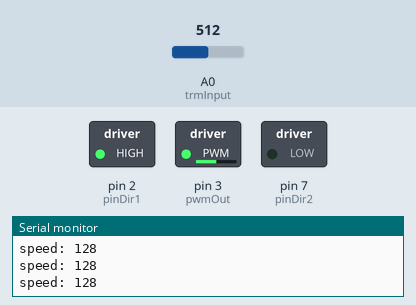
The sketch below on a simulated Arduino Uno, built with avr-gcc and run on an emulated ATmega328P. Parts: switched loads named in the sketch (green lamp = pin HIGH), the last lines printed to the serial monitor. The test bench sets the inputs (shaded band); at power-on: A0 (trmInput) = 512.

Above: at 1.2 s.
1.3 s: A0 (trmInput) set to 42
At 2.5 s:
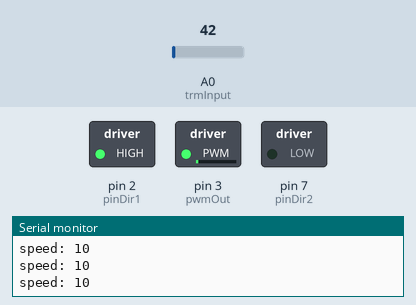
2.8 s: A0 (trmInput) set to 37
At 3.5 s:
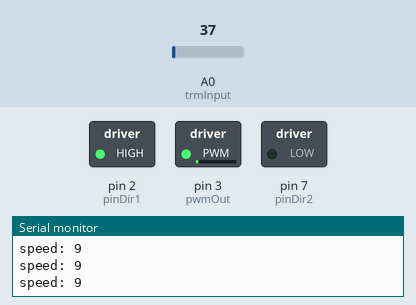
5.8 s: A0 (trmInput) set to 716
At 6.1 s:
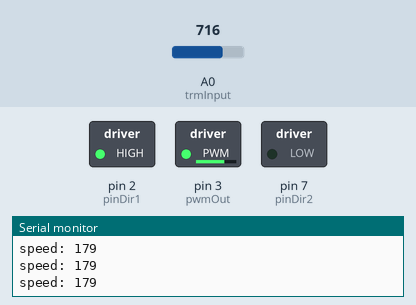
7.3 s: A0 (trmInput) set to 412
At 8.4 s:
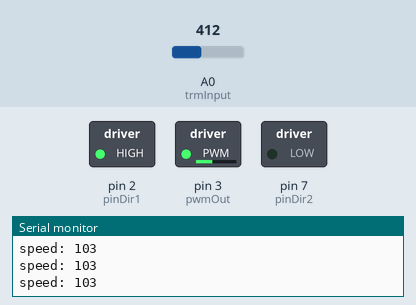
10.3 s: A0 (trmInput) set to 387
At 11.6 s:
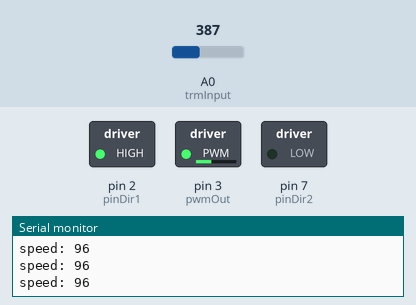
13.3 s: A0 (trmInput) set to 0
At 13.8 s:
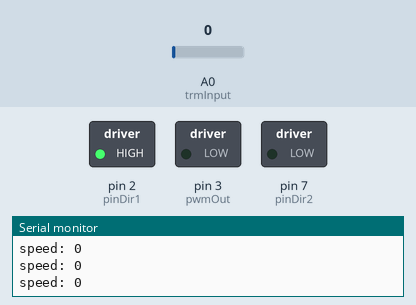
Timing chart, 0 to 15.8 s (numbered marks = the images above; inputs shaded):
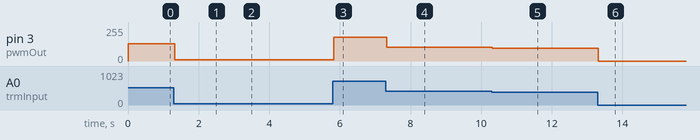

The sketch:

1_motore_ponte_H.ino
```cpp
//controllo un motore RS445 24 V 75 W
/**
in questa versione la direzione del motore è sempre la stessa e per variare
la velocità di rotazione uso in input un trimmer che pilota
un'uscita PWM. Per fermare il motore si usa sempre il trimmer.
*/

//pin per gestire il senso di rotazione
const int pinDir1 = 2;
const int pinDir2 = 7;

//input del trimmer
const int trmInput = A0;
const int pwmOut = 3;

int speed = 0;


void setup() {
  Serial.begin(9600);

  pinMode(pinDir1, OUTPUT);
  pinMode(pinDir2, OUTPUT);

  //in questa versione un solo senso di rotazione
  digitalWrite(pinDir1, HIGH);
  digitalWrite(pinDir2, LOW);


}

void loop() {
  speed = analogRead(trmInput)/4;

  Serial.print("speed: ");
  Serial.println(speed);

  analogWrite(pwmOut, speed);

}
```

Measured:
- after the input at 1.3 s, pin 3 (pwmOut): 128/255 → 10/255 at once
- after the input at 2.8 s, pin 3 (pwmOut): 10/255 → 9/255 at once
- after the input at 5.8 s, pin 3 (pwmOut): 9/255 → 179/255 at once
- after the input at 7.3 s, pin 3 (pwmOut): 179/255 → 103/255 at once
- after the input at 10.3 s, pin 3 (pwmOut): 103/255 → 96/255 at once
- after the input at 13.3 s, pin 3 (pwmOut): 96/255 → 0/255 at once
